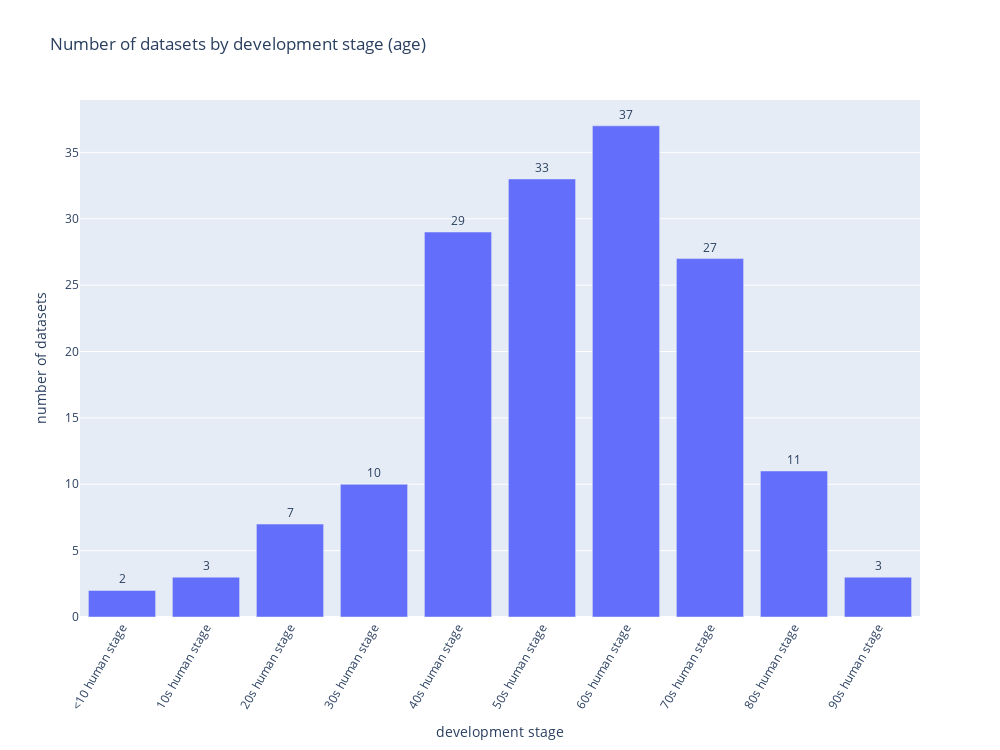

Notebook code for this chart:
### Code cell
df_ds_nums = df_development_stage[df_development_stage['development_stage'].str.match(r'[<]*[0-9]{2}[s]* human stage')]
df_ds_nums = df_ds_nums.sort_values(by=['order'], ascending = True)

fig = go.Figure([go.Bar(x=df_ds_nums['development_stage'].tolist(), y=df_ds_nums['count'].tolist(), 
                        text=df_ds_nums['count'].tolist(), textposition='outside')])
    
    
title = 'Number of datasets by development stage (age)'

fig.update_layout(
    autosize=False,
    width=1000,
    height=750,
    title=title
)
fig.update_xaxes(
    tickangle = -60,
    title_text = 'development stage'
    )
    
fig.update_yaxes(
    title_text = "number of datasets"
    )
fig.show()

### Figure 1 — Plotly figure (JSON) as saved in the notebook; plotly's stock layout.template omitted (floating-point values rounded to 4 significant figures)
{"data": [{"text": ["2", "3", "7", "10", "29", "33", "37", "27", "11", "3"], "textposition": "outside", "type": "bar", "x": ["<10 human stage", "10s human stage", "20s human stage", "30s human stage", "40s human stage", "50s human stage", "60s human stage", "70s human stage", "80s human stage", "90s human stage"], "y": [2, 3, 7, 10, 29, 33, 37, 27, 11, 3]}], "layout": {"autosize": false, "height": 750, "title": {"text": "Number of datasets by development stage (age)"}, "width": 1000, "xaxis": {"tickangle": -60, "title": {"text": "development stage"}}, "yaxis": {"title": {"text": "number of datasets"}}}}
